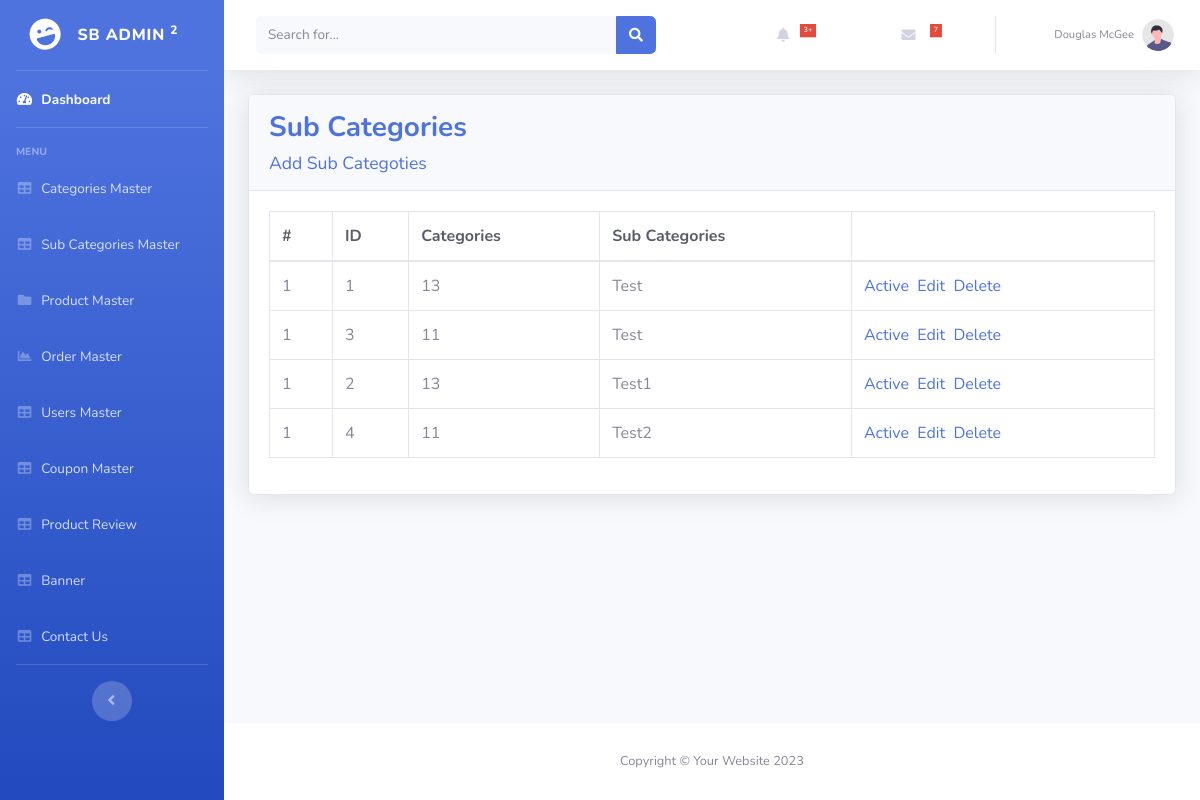
/Admin/sub_categories.php (signed in), run on the app's committed database.
### tables this page shows
CREATE TABLE `sub_categories` (
  `id` int(11) NOT NULL,
  `categories_id` int(11) NOT NULL,
  `sub_categories` varchar(100) NOT NULL,
  `status` int(11) NOT NULL
);

### Admin/sub_categories.php (the view, shortened to what this page needs)
<?php
require('top.inc.php');
$sql = "select sub_categories.*, categories.categories from sub_categories, categories where categories.id = sub_categories.categories_id order by sub_categories.sub_categories asc";
$res = mysqli_query($con, $sql);
?>
<div class="container-fluid">
    <div class="card shadow mb-4">
        <div class="card-header py-3">
            <h3 class="font-weight-bold text-primary">Sub Categories</h3>
            <h4 class="m-0 text-primary"><a href="manage_sub_categories.php">Add Sub Categoties</a></h4>
        </div>
        <div class="card-body">
            <div class="table-responsive">
                <table class="table table-bordered" id="dataTable" width="100%" cellspacing="0">
                    <thead class="text-dark">
                        <tr>
                            <th>#</th>
                            <th>ID</th>
                            <th>Categories</th>
                            <th>Sub Categories</th>
                            <th></th>
                        </tr>
                    </thead>
                    <tbody>
                        <?php
                        $i = 1;
                        while ($row = mysqli_fetch_array($res)) { ?>
                        <tr>
                            <td><?php echo $i ?></td>
                            <td><?php echo $row['id'] ?></td>
                            <td><?php echo $row['categories_id'] ?></td>
                            <td><?php echo $row['sub_categories'] ?></td>
                            <td>
                                <?php
                                    if ($row['status'] == 1) {
                                        echo "<a href='?type=status&operation=deactive&id=" . $row['id'] . "'>Active</a>&nbsp";
                                    } else {
                                        echo "<a href='?type=status&operation=active&id=" . $row['id'] . "'>Deactive</a>&nbsp";
                                    }
                                    echo "&nbsp<a href='manage_sub_categories.php?id=" . $row['id'] . "'>Edit</a>&nbsp";
                                    echo "&nbsp<a href='?type=delete&id=" . $row['id'] . "'>Delete</a>&nbsp";
                                ?>
                            </td>
                        </tr>
                        <?php } ?>
                    </tbody>
                </table>
            </div>
        </div>
    </div>
</div>
</div>
<?php
require('footer.inc.php');
?>

### Admin/css/style.css (style rules this page uses)
body { display: table; font-family: open sans, sans-serif; font-size: 16px; width: 100% }
a, button { text-decoration: none; outline: none !important; color: #878787; -webkit-transition: all .25s ease; transition: all .25s ease }
h1, h2, h3, h4, h5, h6 { margin: 0 }
.card { margin-bottom: 1.875em; border-radius: 5px; padding: 0; border: 0 solid transparent; -webkit-box-shadow: 0 0 20px rgba(0, 0, 0, .08); box-shadow: 0 0 20px rgba(0, 0, 0, .08) }
.card .card-body { float: left; padding: 1.25em; position: relative; width: 100% }
.card h4 { font-size: 1.1rem }
@media (max-width:1368px) { .card-body { padding: 15px } }

### data on the page
sub_categories: id "1", categories "13", sub_categories "Test"
sub_categories: id "3", categories "11", sub_categories "Test"
sub_categories: id "2", categories "13", sub_categories "Test1"
sub_categories: id "4", categories "11", sub_categories "Test2"
